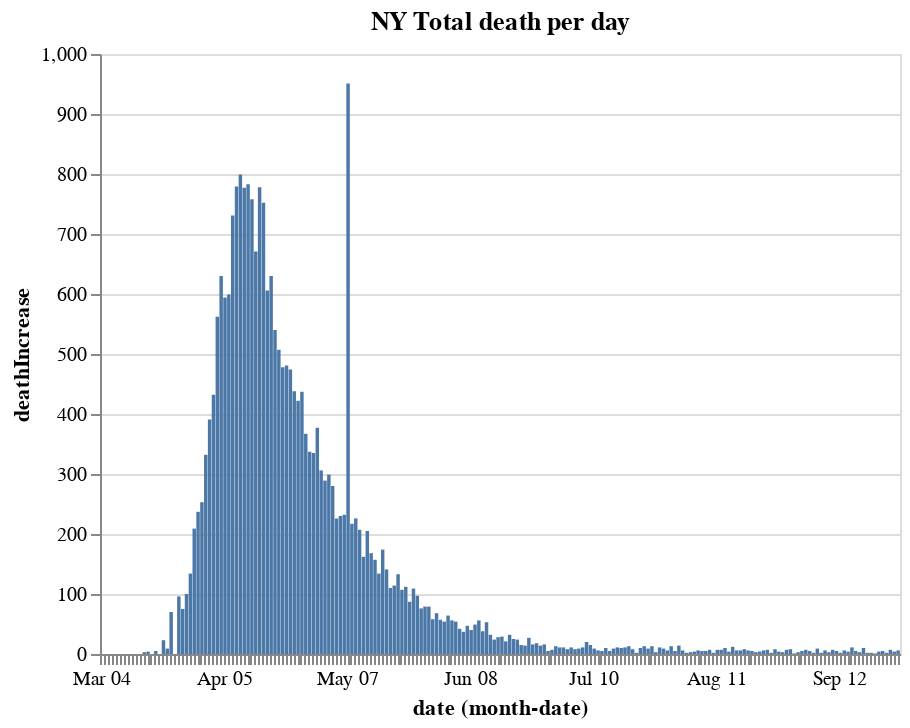

Source (notebook cell):
### Code cell
plot_total.encode(y='deathIncrease').properties(title='NY Total death per day')

### Figure 1 — Vega-Lite specification as saved in the notebook (floating-point values rounded to 4 significant figures; data arrays with more than 128 entries replaced by an {"elided": "..."} marker saying what was removed)
{"config": {"view": {"continuousWidth": 400, "continuousHeight": 300}}, "data": {"name": "data-66ca06371fb84b055bb1a3ee197785c6"}, "mark": "bar", "encoding": {"x": {"type": "ordinal", "field": "date", "timeUnit": "monthdate"}, "y": {"type": "quantitative", "field": "deathIncrease"}}, "title": "NY Total death per day", "width": 400, "$schema": "https://vega.github.io/schema/vega-lite/v4.8.1.json", "datasets": {"data-66ca06371fb84b055bb1a3ee197785c6": {"elided": "208 records"}}}
